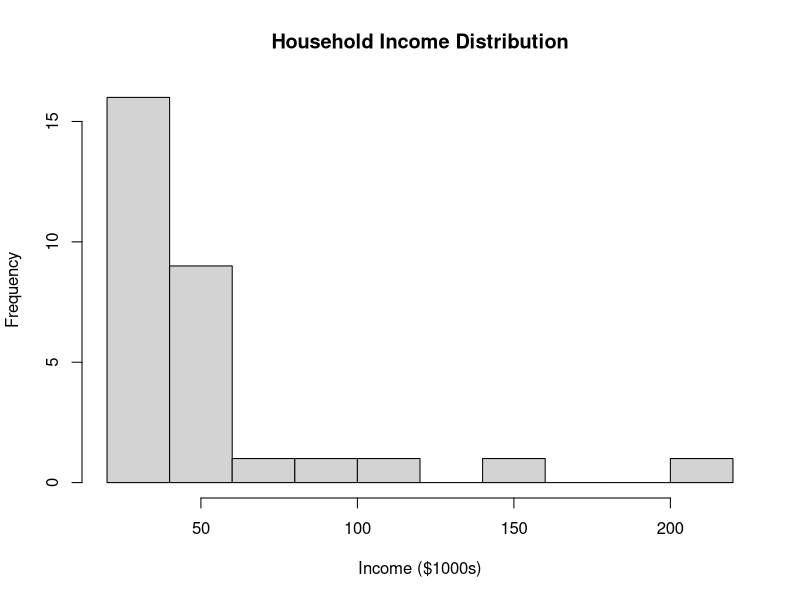
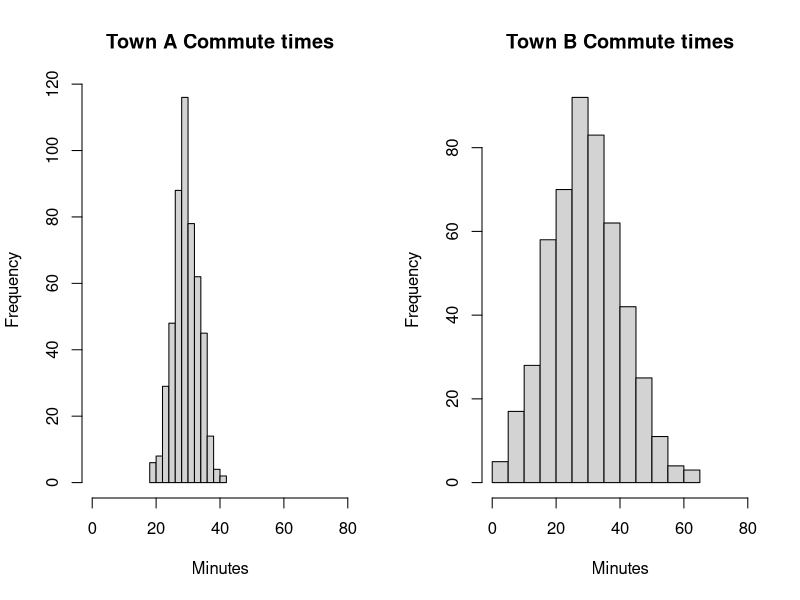
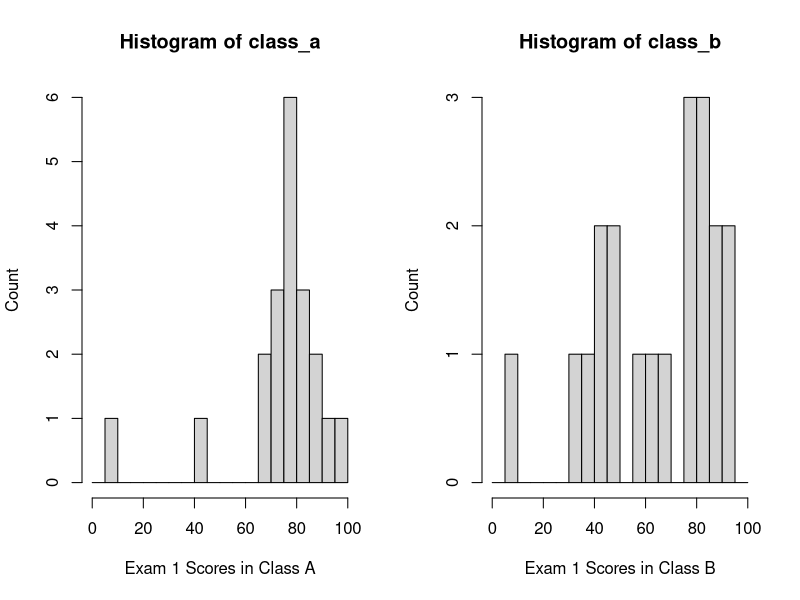
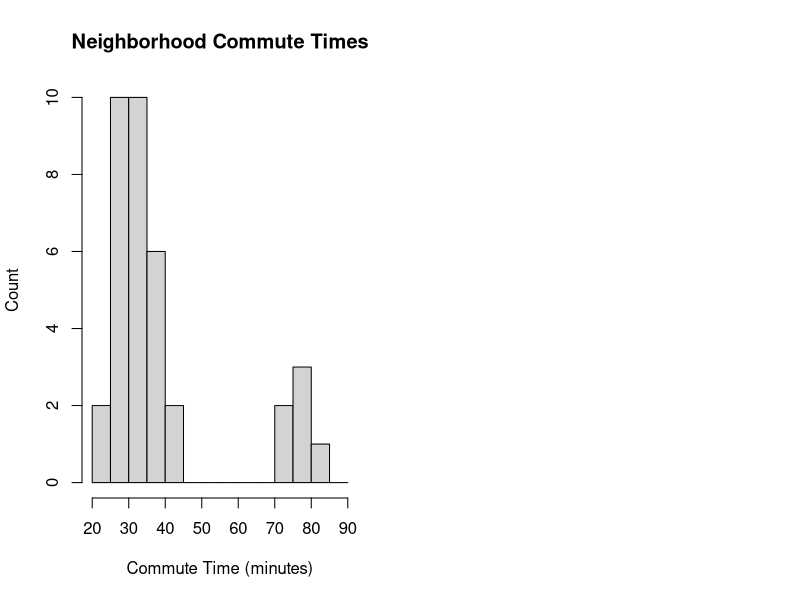

Here is the R script that generated these plots, in order:
## ---- chunk 1
#| label: fig-income
#| fig-cap: "Right-skewed household income distribution."
#| echo: false
#| fig-width: 6

income <- c(20.7, 21.4, 22.4, 26.3, 26.8, 28.4, 28.6, 28.6, 33.2, 33.8,
            34.6, 35.0, 36.7, 37.9, 39.7, 40.0, 40.1, 41.7, 42.8, 44.7,
            45.3, 47.1, 47.4, 48.5, 52.5, 78.0, 92.0, 110.0, 145.0, 210.0)

hist(income,
     breaks = 10,
     main = "Household Income Distribution",
     xlab = "Income ($1000s)", ylab = "Frequency")
## ---- chunk 2
#| label: fig-commute-spread
#| fig-cap: "Commute times in two different towns."
#| echo: false
#| fig-width: 9

set.seed(42)

rnorm_positive <- function(n, mean, sd) {
  out <- numeric(0)
  while (length(out) < n) {
    draw <- rnorm(n * 2, mean = mean, sd = sd)
    out <- c(out, draw[draw > 0])
  }
  out[1:n]
}

# Create data
town_a <- round(rnorm_positive(500, mean = 30, sd = 4)) 
town_b <- round(rnorm_positive(500, mean = 30, sd = 12))  

par(mfrow = c(1, 2))

# Town A hist
hist(town_a,
     main = "Town A Commute times",
     xlab = "Minutes", ylab = "Frequency",
     xlim = c(0,80))

# Town B hist
hist(town_b,
     main = "Town B Commute times",
     xlab = "Minutes", ylab = "Frequency",
     xlim = c(0,80))
## ---- chunk 3
#| echo: false

commute_data <- data.frame(
  town_a_minutes = town_a,
  town_b_minutes = town_b
)

write.csv(commute_data, "commute_times.csv", row.names = FALSE)
## ---- chunk 4
#| label: fig-quiz-spread
#| fig-cap: "Scores on Exam 1 in Class A and Class B"
#| echo: false
#| fig-width: 9


class_a <- c(10, 82, 83, 80, 91, 76, 70, 74, 80, 86,
             66, 71, 79, 87, 83, 96, 73, 77, 80, 44)
class_b <- c(10, 34, 36, 44, 45, 48, 50, 56, 66, 64,
             76, 77, 80, 84, 88, 89, 91, 95, 82, 83)

par(mfrow=c(1,2))

hist(class_a, breaks = seq(0, 100, by = 5),
     xlim = c(0, 100),
     xlab = "Exam 1 Scores in Class A", ylab = "Count")

hist(class_b, breaks = seq(0, 100, by = 5),
     xlim = c(0, 100),
     xlab = "Exam 1 Scores in Class B", ylab = "Count")
## ---- chunk 5
#| echo: false

# Commute times for a mixed population: remote-adjacent workers vs. downtown commuters
commute_b <- c(24, 25, 26, 27, 27, 28, 28, 29, 29, 30,
             30, 30, 31, 31, 32, 32, 33, 33, 34, 34,
             35, 35, 36, 36, 37, 38, 39, 40, 41, 42,
             72, 74, 76, 78, 80, 82)

print(fivenum(commute_b))
## ---- chunk 6
#| label: fig-bimodal-commute
#| fig-cap: "Histogram of neighborhood commute times."
#| echo: false
#| fig-width: 6

hist(commute_b,
     breaks = seq(20, 90, by = 5),
     main = "Neighborhood Commute Times",
     xlab = "Commute Time (minutes)", ylab = "Count")
